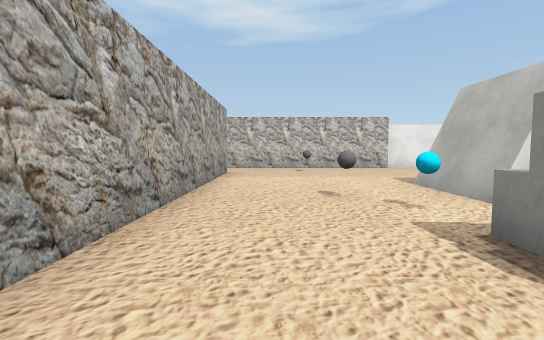
view 1 (above)

17 first-person views from a walk through a 3-D level made in the Unity game engine. The camera is 1.3 m above the floor, tilts 4° down and sees 85° across. The floor is counted in squares, 2 m on a side. Each view is taken from the middle of a square. On the plan, view 1 faces up. The plan holds only what a view shows up to about 9 squares ahead; the rest is blank. The player character is not drawn. Some surface patterns are stand-ins.

view 2
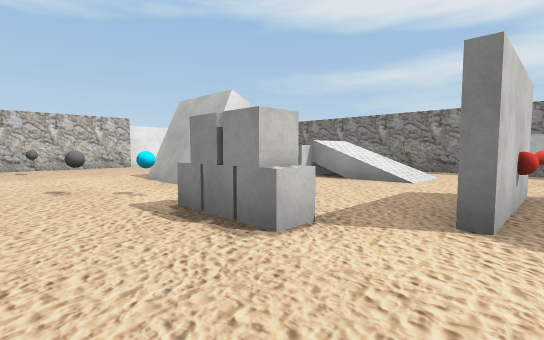

view 3
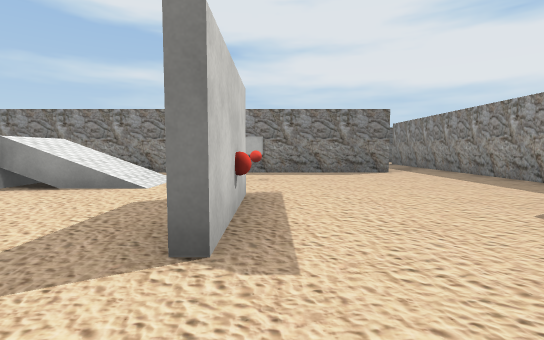

view 4
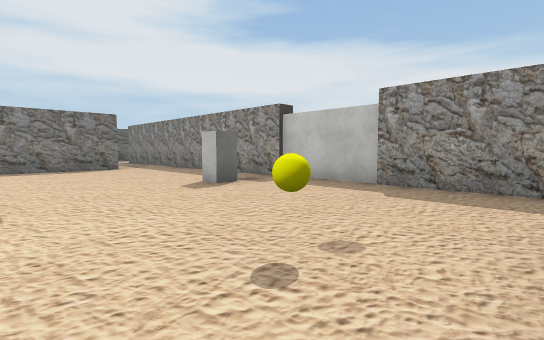

view 5
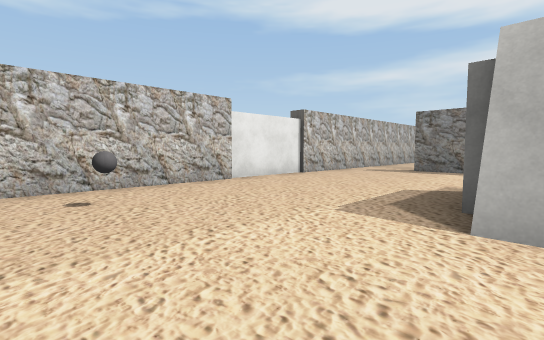

view 6
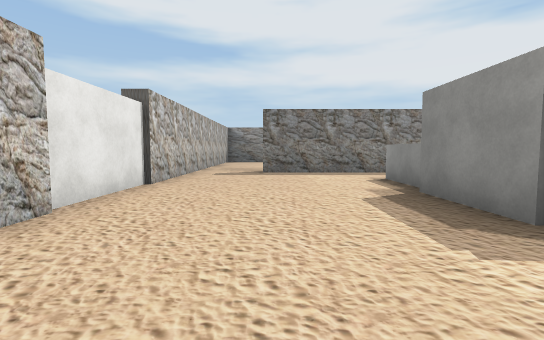

view 7
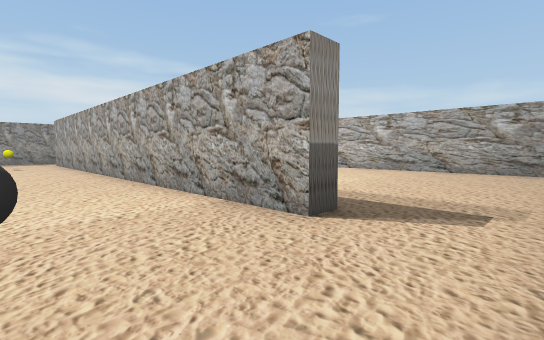

view 8
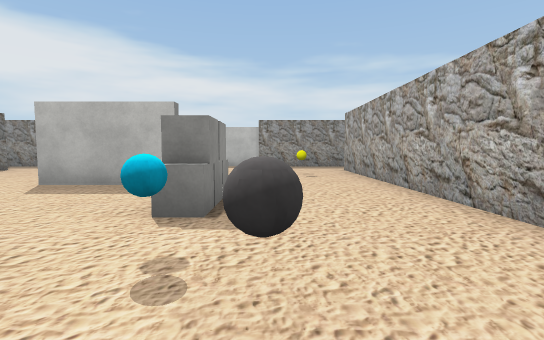

view 9
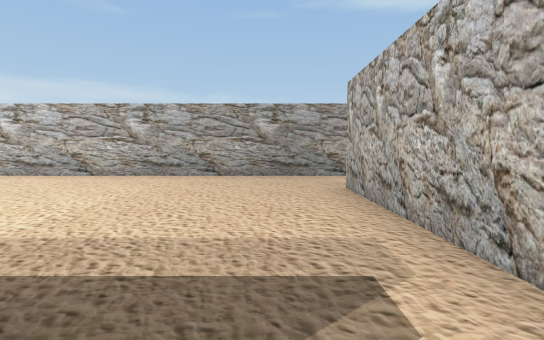

view 10
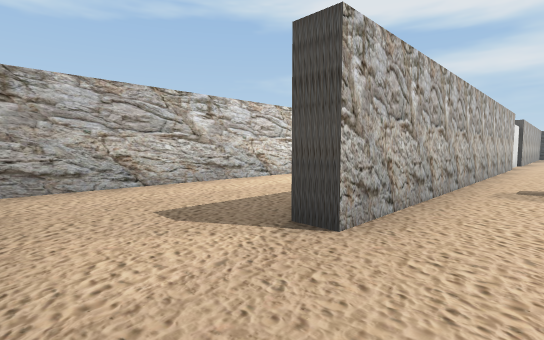

view 11
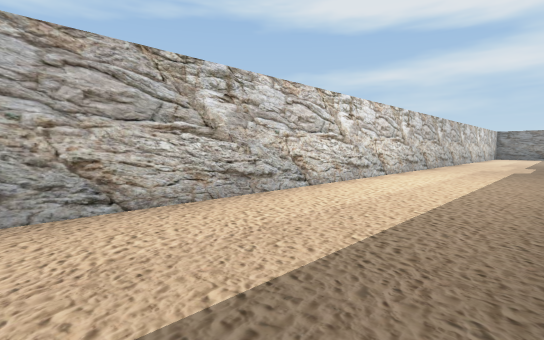

view 12
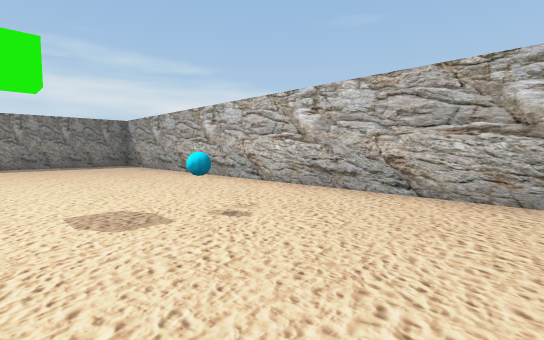

view 13
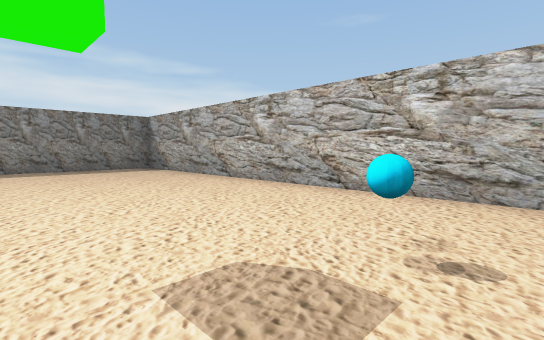

view 14
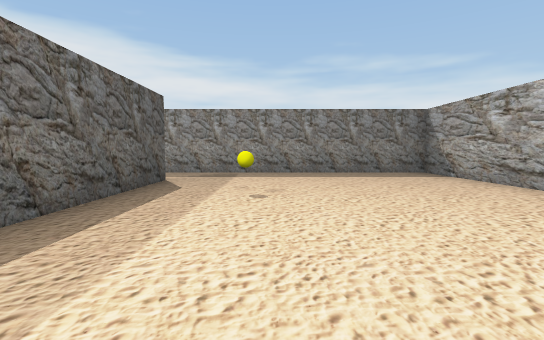

view 15
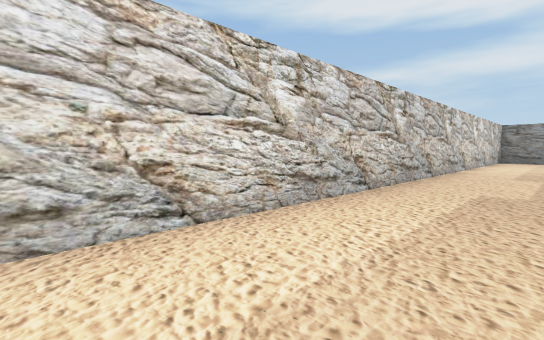

view 16
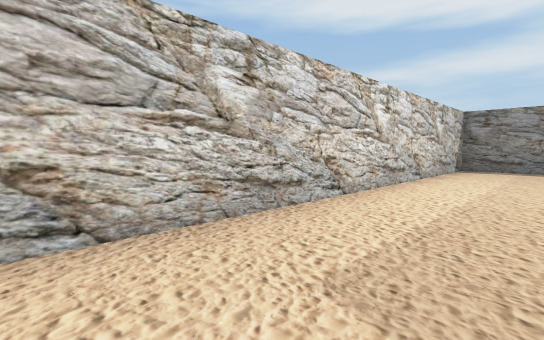

view 17
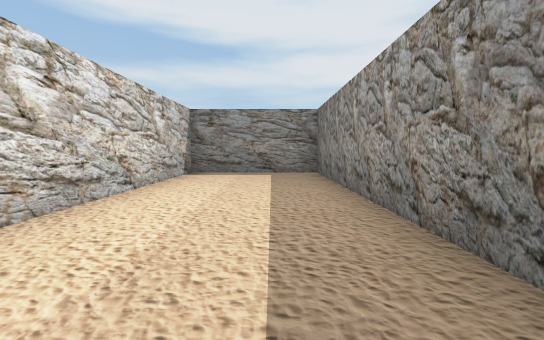

### Floor plan
Ten units are one square. View 1 is at (0, 0); x grows to the right and y downward. Boxes are objects, and circles mark ways between rooms. Rooms are numbered by the first view taken in them; rooms with no view inside come last. Other rooms are left out.
<svg viewBox="-88 -147 256 215">
<path fill="none" stroke="#000" d="M30 -35 30 -55M27 -35 27 -55M59 -29 59 -35M29 4 52 4M52 6 28 6M35 -57 55 -57M92 -10 92 -82M-13 -83 -13 40M92 44 92 14M-16 63 101 63M100 -102 -15 -102M-19 -83 -13 -83M-18 42 -18 4M-15 -102 -60 -102M-83 -109 -83 63 -16 63M92 -107 163 -107 163 -142 -79 -142M-60 -102 -60 -108"/>
<rect x="-5" y="15" width="10" height="10" fill="#bbb"><title>yellow ball</title></rect>
<rect x="5" y="-45" width="10" height="10" fill="#bbb"><title>grey ball</title></rect>
<rect x="5" y="-95" width="10" height="10" fill="#bbb"><title>grey ball</title></rect>
<rect x="15" y="-15" width="10" height="10" fill="#bbb"><title>cube</title></rect>
<rect x="15" y="-25" width="10" height="10" fill="#bbb"><title>cube</title></rect>
<rect x="15" y="-35" width="10" height="10" fill="#bbb"><title>ball</title></rect>
<rect x="35" y="35" width="10" height="10" fill="#bbb"><title>block</title></rect>
<rect x="35" y="5" width="10" height="10" fill="#bbb"><title>red ball</title></rect>
<rect x="65" y="5" width="10" height="10" fill="#bbb"><title>other object</title></rect>
<rect x="-65" y="-35" width="10" height="10" fill="#bbb"><title>ball</title></rect>
<rect x="-45" y="15" width="10" height="10" fill="#bbb"><title>yellow ball</title></rect>
<circle cx="-20" cy="-95" r="3" fill="#2a7"/>
<circle cx="-20" cy="50" r="3" fill="#2a7"/>
<circle cx="-75" cy="-110" r="3" fill="#2a7"/>
<text x="40" y="-20">1</text>
<text x="-50" y="-30">2</text>
<text x="40" y="-130">3</text>
</svg>
Room 1 opens to room 2. Room 2 opens to room 3.

Where each view was taken, in squares from view 1:
view 1: 0 up, 0 right, facing up
view 2: 1 down, 0 right, facing up-right
view 3: 1 down, 1 right, facing right
view 4: 1 down, 1 left, facing down-right
view 5: 5 up, 0 right, facing up-right
view 6: 8 up, 1 right, facing right
view 7: 10 up, 1 right, facing down-left
view 8: 5 up, 1 right, facing down
view 9: 9 up, 1 left, facing left
view 10: 9 up, 8 left, facing up-right
view 11: 11 up, 7 left, facing up-right
view 12: 6 up, 4 left, facing down-left
view 13: 4 up, 4 left, facing down-left
view 14: 2 up, 4 left, facing down
view 15: 12 up, 1 left, facing up-right
view 16: 12 up, 6 right, facing up-right
view 17: 12 up, 8 right, facing right
